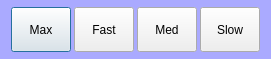
<?xml version="1.0" encoding="UTF-8"?>
<ui version="4.0">
 <class>clsSpeedDialog</class>
 <widget class="QDialog" name="clsSpeedDialog">
  <property name="geometry">
   <rect>
    <x>0</x>
    <y>0</y>
    <width>271</width>
    <height>59</height>
   </rect>
  </property>
  <property name="windowTitle">
   <string>Dialog</string>
  </property>
  <property name="styleSheet">
   <string notr="true">QDialog
{
	background-color:rgb(170,170,255);
}</string>
  </property>
  <layout class="QGridLayout" name="gridLayout_2">
   <property name="leftMargin">
    <number>6</number>
   </property>
   <property name="topMargin">
    <number>6</number>
   </property>
   <property name="rightMargin">
    <number>6</number>
   </property>
   <property name="bottomMargin">
    <number>6</number>
   </property>
   <property name="spacing">
    <number>3</number>
   </property>
   <item row="0" column="0">
    <layout class="QGridLayout" name="gridLayout">
     <property name="leftMargin">
      <number>5</number>
     </property>
     <property name="rightMargin">
      <number>5</number>
     </property>
     <property name="spacing">
      <number>3</number>
     </property>
     <item row="0" column="0">
      <widget class="QPushButton" name="btnMax">
       <property name="minimumSize">
        <size>
         <width>0</width>
         <height>45</height>
        </size>
       </property>
       <property name="maximumSize">
        <size>
         <width>60</width>
         <height>16777215</height>
        </size>
       </property>
       <property name="styleSheet">
        <string notr="true">font: 75 12pt &quot;楷体&quot;;</string>
       </property>
       <property name="text">
        <string>Max</string>
       </property>
      </widget>
     </item>
     <item row="0" column="1">
      <widget class="QPushButton" name="btnFast">
       <property name="minimumSize">
        <size>
         <width>0</width>
         <height>45</height>
        </size>
       </property>
       <property name="maximumSize">
        <size>
         <width>60</width>
         <height>16777215</height>
        </size>
       </property>
       <property name="styleSheet">
        <string notr="true">font: 75 12pt &quot;楷体&quot;;</string>
       </property>
       <property name="text">
        <string>Fast</string>
       </property>
      </widget>
     </item>
     <item row="0" column="2">
      <widget class="QPushButton" name="btnMed">
       <property name="minimumSize">
        <size>
         <width>0</width>
         <height>45</height>
        </size>
       </property>
       <property name="maximumSize">
        <size>
         <width>60</width>
         <height>16777215</height>
        </size>
       </property>
       <property name="styleSheet">
        <string notr="true">font: 75 12pt &quot;楷体&quot;;</string>
       </property>
       <property name="text">
        <string>Med</string>
       </property>
      </widget>
     </item>
     <item row="0" column="3">
      <widget class="QPushButton" name="btnSlow">
       <property name="minimumSize">
        <size>
         <width>0</width>
         <height>45</height>
        </size>
       </property>
       <property name="maximumSize">
        <size>
         <width>60</width>
         <height>16777215</height>
        </size>
       </property>
       <property name="styleSheet">
        <string notr="true">font: 75 12pt &quot;楷体&quot;;</string>
       </property>
       <property name="text">
        <string>Slow</string>
       </property>
      </widget>
     </item>
    </layout>
   </item>
  </layout>
 </widget>
 <resources/>
 <connections/>
</ui>
